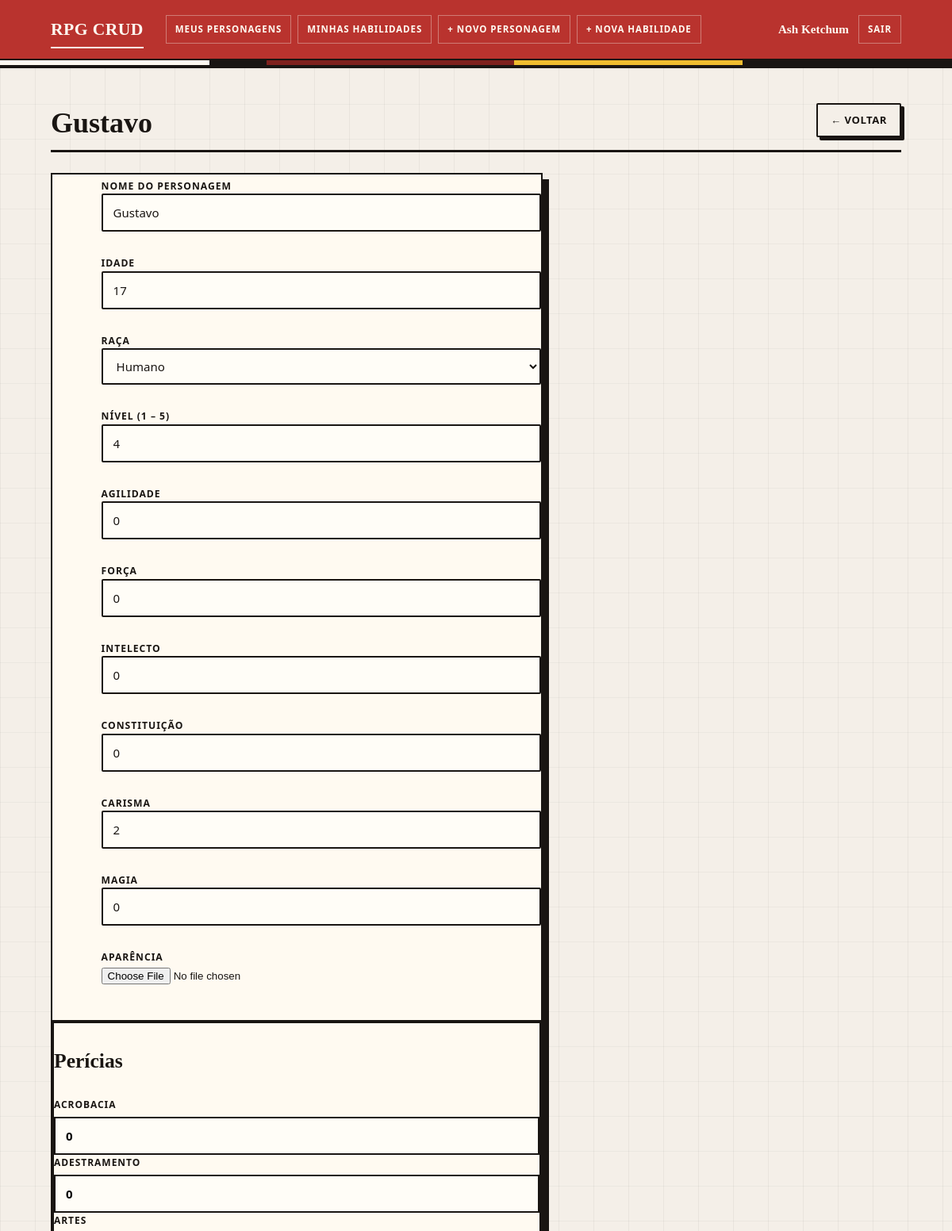
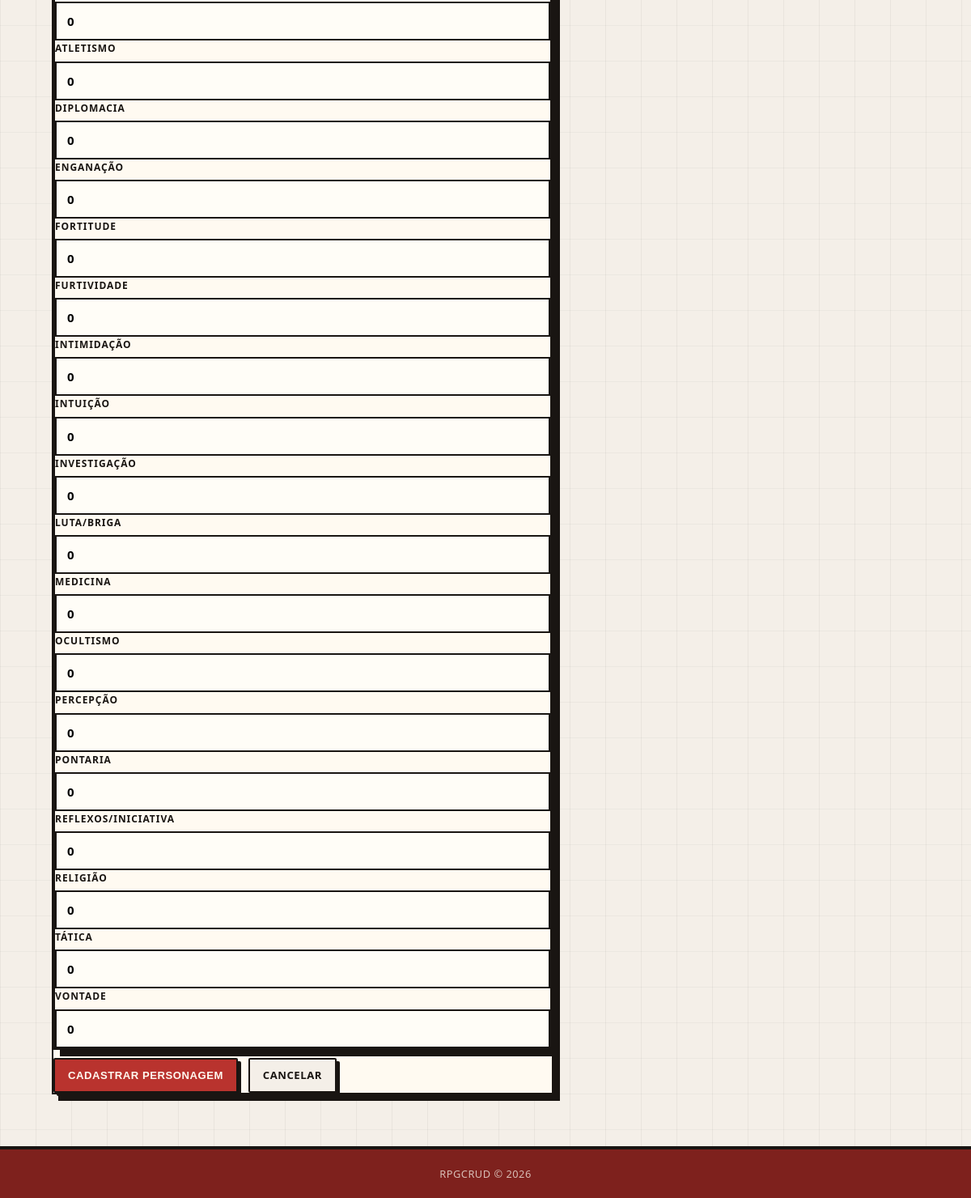
The page /pages/personagem_espiar.php?id=32 (signed in) on the database its author committed (2 pictures, top to bottom).
### tables this page shows
CREATE TABLE `personagem` (
  `id_usuario` int(11) DEFAULT NULL,
  `id` int(11) NOT NULL,
  `nome` varchar(100) NOT NULL,
  `idade` int(11) DEFAULT NULL,
  `raca` varchar(40) NOT NULL,
  `nivel` int(11) NOT NULL,
  `agilidade` int(11) NOT NULL,
  `forca` int(11) NOT NULL,
  `intelecto` int(11) NOT NULL,
  `constituicao` int(11) NOT NULL,
  `carisma` int(11) NOT NULL,
  `magia` int(11) NOT NULL,
  `aparencia` varchar(255) DEFAULT NULL,
  `deletado` tinyint(1) NOT NULL DEFAULT 0
);

### config/database.php (called while the page is built, shortened)
<?php
function getConexao(): PDO {
    $dsn = "mysql:host=" . DB_HOST . ";dbname=" . DB_NAME . ";charset=" . DB_CHARSET;
    $opcoes = [
        PDO::ATTR_ERRMODE            => PDO::ERRMODE_EXCEPTION,
        PDO::ATTR_DEFAULT_FETCH_MODE => PDO::FETCH_ASSOC,
        PDO::ATTR_EMULATE_PREPARES   => false,
    ];
    return new PDO($dsn, DB_USER, DB_PASS, $opcoes);
}

### repository/PersonagemRepository.php (called while the page is built, shortened)
<?php
require_once __DIR__ . '/../config/database.php';
require_once __DIR__ . '/../entity/Personagem.php';
class PersonagemRepository {
    private PDO $pdo;
    public function __construct() {
        $this->pdo = getConexao();
    }
    public function buscarPorId(int $id): ?Personagem {
        $stmt = $this->pdo->prepare('SELECT * FROM personagem WHERE id = :id LIMIT 1');
        $stmt->execute([':id' => $id]);
        $dados = $stmt->fetch();
        if ($dados) {
            return new Personagem($dados);
        }
        return null;
    }
}

### entity/Personagem.php (called while the page is built, shortened)
<?php
class Personagem {
    private string $nome;
    private int    $idade;
    private string $raca;
    private int    $nivel;
    private int    $agilidade;
    private int    $forca;
    private int    $intelecto;
    private int    $constituicao;
    private int    $carisma;
    private int    $magia;
    private string $aparencia;
    public function __construct(array $dados) {
        $this->nome              =        $dados['nome']       ?? '';
        $this->idade             = (int) ($dados['idade']      ?? 0);
        $this->raca              =        $dados['raca'] ?? '';
        $this->nivel             = (int) ($dados['nivel']        ?? 0);
        $this->agilidade         = (int) ($dados['agilidade']       ?? 0);
        $this->forca             = (int) ($dados['forca']       ?? 0);
        $this->intelecto         = (int) ($dados['intelecto']      ?? 0);
        $this->constituicao      = (int) ($dados['constituicao'] ?? 0);
        $this->carisma           = (int) ($dados['carisma']        ?? 0);
        $this->magia             = (int) ($dados['magia']       ?? 0);
        $this->aparencia         =        $dados['aparencia']       ?? '';
    }
    public function getNome():            string { return $this->nome; }
    public function getIdade():           int    { return $this->idade; }
    public function getRaca():            string { return $this->raca; }
    public function getNivel():           int    { return $this->nivel; }
    public function getAgilidade():       int    { return $this->agilidade; }
    public function getForca():           int    { return $this->forca; }
    public function getIntelecto():       int    { return $this->intelecto; }
    public function getConstituicao():    int    { return $this->constituicao; }
    public function getCarisma():         int    { return $this->carisma; }
    public function getMagia():           int    { return $this->magia; }
    public function getAparencia():       string { return $this->aparencia; }
}

### pages/personagem_espiar.php (the view, shortened to what this page needs)
<?php
require_once __DIR__ . '/../repository/PersonagemRepository.php';
$repo = new PersonagemRepository();
$id = 0;
if (isset($_GET['id'])) {
  $id = (int) $_GET['id'];
}
$personagem = null;
if ($id > 0) {
  $personagem = $repo->buscarPorId($id);
}
$nome = '';
$idade = 0;
$raca = '';
$nivel = 1;
$agilidade = 0;
$forca = 0;
$intelecto = 0;
$constituicao = 0;
$carisma = 0;
$magia = 0;
$aparencia = '';
if ($personagem !== null) {
  $nome = $personagem->getNome();
  $idade = $personagem->getIdade();
  $raca = $personagem->getRaca();
  $nivel = $personagem->getNivel();
  $agilidade = $personagem->getAgilidade();
  $forca = $personagem->getForca();
  $intelecto = $personagem->getIntelecto();
  $constituicao = $personagem->getConstituicao();
  $carisma = $personagem->getCarisma();
  $magia = $personagem->getMagia();
  $aparencia = $personagem->getAparencia();
}
$racas = ['Humano', 'Elfo', 'Goblin', 'Anao', 'Lefou', 'Demonio', 'Gnomo', 'Orc', 'Troll', 'Tita'];
$pericias = [
  "Acrobacia" => 0,
  "Adestramento" => 0,
  "Artes" => 0,
  "Atletismo" => 0,
  "Diplomacia" => 0,
  "Enganacao" => 0,
  "Fortitude"=> 0,
  "Furtividade" => 0,
  "Intimidacao" => 0,
  "Intuicao" => 0,
  "Investigacao" => 0,
  "Luta_Briga" => 0,
  "Medicina" => 0,
  "Ocultismo" => 0,
  "Percepcao" => 0,
  "Pontaria" => 0,
  "Reflexos_Iniciativa" => 0,
  "Religiao" => 0,
  "Tatica" => 0,
  "Vontade" => 0
];
require_once __DIR__ . '/../includes/header.php';
?>
<div class="page-header">
  <h2><?= $nome ?></h2>
  <a href="index.php" class="btn btn-ghost">← Voltar</a>
</div>
<div class="form-card">
  <form method="POST" action="personagem_create.php">
    <div class="form-group">
      <label for="nome">Nome do Personagem</label>
      <input
        type="text"
        id="nome"
        name="nome"
        placeholder="Ex: Dragão"
        value="<?= htmlspecialchars($nome) ?>"
        required
      />
    </div>
    <div class="form-group">
      <label for="idade">Idade</label>
      <input
        type="number"
        id="idade"
        name="idade"
        placeholder="Ex: 50"
        value="<?= htmlspecialchars($idade) ?>"
        required
      />
    </div>
    <div class="form-group">
      <label for="raca">Raça</label>
      <select id="raca" name="raca" required>
        <?php foreach ($racas as $r): ?>
          <?php
            $selecionado = '';
            if ($raca === $r) {
                $selecionado = 'selected';
            }
          ?>
          <option value="<?= $r ?>" <?= $selecionado ?>>
            <?= $r ?>
          </option>
        <?php endforeach; ?>
      </select>
    </div>
    <div class="form-group">
      <label for="nivel">Nível (1 – 5)</label>
      <input
        type="number"
        id="nivel"
        name="nivel"
        min="1"
        max="5"
        value="<?= $nivel ?>"
        required
      />
    </div>
    <div class="form-group">
      <label for="agilidade">Agilidade</label>
      <input
        type="number"
        id="agilidade"
        name="agilidade"
        min="0"
        max="5"
        value="<?= $agilidade ?>"
        required
      />
    </div>
    <div class="form-group">
      <label for="forca">Força</label>
      <input
        type="number"
        id="forca"
        name="forca"
        min="0"
        max="5"
        value="<?= $forca ?>"
        required
      />
    </div>
    <div class="form-group">
      <label for="intelecto">Intelecto</label>
      <input
        type="number"
        id="intelecto"
        name="intelecto"
        min="0"
        max="5"
        value="<?= $intelecto ?>"
        required
      />
    </div>
    <div class="form-group">
      <label for="constituicao">Constituição</label>
      <input
        type="number"
        id="constituicao"
        name="constituicao"
        min="0"
        max="5"
        value="<?= $constituicao ?>"
        required
      />
    </div>
    <div class="form-group">
      <label for="carisma">Carisma</label>
      <input
        type="number"
        id="carisma"
        name="carisma"
        min="0"
        max="5"
        value="<?= $carisma ?>"
        required
      />
    </div>
    <div class="form-group">
      <label for="magia">Magia</label>
      <input
        type="number"
        id="magia"
        name="magia"
        min="0"
        max="5"
        value="<?= $magia ?>"
        required
      />
    </div>
    <div class="form-group">
      <label for="aparencia">Aparência</label>
      <input
        type="file"
        id="aparencia"
        name="aparencia"
        value="<?= $aparencia ?>"
      />
    </div>
    <div class="form-pericias">
      <h3>Perícias</h3>
      <div class="div-pericia">
        <label for="acrobacia">Acrobacia</label>
        <input
        type="number"
        id="acrobacia"
        name="acrobacia"
        class="input-pericias"
        min="0"
        max="5"
        value="<?= $pericias["Acrobacia"] ?>"
        required>
      </div>
      <div class="div-pericia">
        <label for="adestramento">Adestramento</label>
        <input
        type="number"
        id="adestramento"
        name="adestramento"
        class="input-pericias"
        min="0"
        max="5"
        value="<?= $pericias["Adestramento"] ?>"
        required>
      </div>
      <div class="div-pericia">
        <label for="artes">Artes</label>
        <input
        type="number"
        id="artes"
        name="artes"
        class="input-pericias"
        min="0"
        max="5"
        value="<?= $pericias["Artes"] ?>"
        required>
      </div>
      <div class="div-pericia">
        <label for="atletismo">Atletismo</label>
        <input
        type="number"
        id="atletismo"
        name="atletismo"
        class="input-pericias"
        min="0"
        max="5"
        value="<?= $pericias["Atletismo"] ?>"
        required>
      </div>
      <div class="div-pericia">
        <label for="diplomacia">Diplomacia</label>
        <input
        type="number"
        id="diplomacia"
        name="diplomacia"
        class="input-pericias"
        min="0"
        max="5"
        value="<?= $pericias["Diplomacia"] ?>"
        required>
      </div>
      <div class="div-pericia">
        <label for="enganacao">Enganação</label>
        <input
        type="number"
        id="enganacao"
        name="enganacao"
        class="input-pericias"
        min="0"
        max="5"
        value="<?= $pericias["Enganacao"] ?>"
        required>
      </div>
      <div class="div-pericia">
        <label for="fortitude">Fortitude</label>
        <input
        type="number"
        id="fortitude"
        name="fortitude"
        class="input-pericias"
        min="0"
        max="5"
        value="<?= $pericias["Fortitude"] ?>"
        required>
      </div>
      <div class="div-pericia">
        <label for="furtividade">Furtividade</label>
        <input
        type="number"
        id="furtividade"
        name="furtividade"
        class="input-pericias"
        min="0"
        max="5"
        value="<?= $pericias["Furtividade"] ?>"
        required>
      </div>
      <div class="div-pericia">
        <label for="intimidacao">Intimidação</label>
        <input
        type="number"
        id="intimidacao"
        name="intimidacao"
        class="input-pericias"
        min="0"
        max="5"
        value="<?= $pericias["Intimidacao"] ?>"
        required>
      </div>
      <div class="div-pericia">
        <label for="intuicao">Intuição</label>
        <input
        type="number"
        id="intuicao"
        name="intuicao"
        class="input-pericias"
        min="0"
        max="5"
        value="<?= $pericias["Intuicao"] ?>"
        required>
      </div>
      <div class="div-pericia">
        <label for="investigacao">Investigação</label>
        <input
        type="number"
        id="investigacao"
        name="investigacao"
        class="input-pericias"
        min="0"
        max="5"
        value="<?= $pericias["Investigacao"] ?>"
        required>
      </div>
      <div class="div-pericia">
        <label for="luta_briga">Luta/Briga</label>
        <input
        type="number"
        id="luta_briga"
        name="luta_briga"
        class="input-pericias"
        min="0"
        max="5"
        value="<?= $pericias["Luta_Briga"] ?>"
        required>
      </div>
      <div class="div-pericia">
        <label for="medicina">Medicina</label>
        <input
        type="number"
        id="medicina"
        name="medicina"
        class="input-pericias"
        min="0"
        max="5"
        value="<?= $pericias["Medicina"] ?>"
        required>
      </div>
      <div class="div-pericia">
        <label for="ocultismo">Ocultismo</label>
        <input
        type="number"
        id="ocultismo"
        name="ocultismo"
        class="input-pericias"
        min="0"
        max="5"
        value="<?= $pericias["Ocultismo"] ?>"
        required>
      </div>
      <div class="div-pericia">
        <label for="percepcao">Percepção</label>
        <input
        type="number"
        id="percepcao"
        name="percepcao"
        class="input-pericias"
        min="0"
        max="5"
        value="<?= $pericias["Percepcao"] ?>"
        required>
      </div>
      <div class="div-pericia">
        <label for="pontaria">Pontaria</label>
        <input
        type="number"
        id="pontaria"
        name="pontaria"
        class="input-pericias"
        min="0"
        max="5"
        value="<?= $pericias["Pontaria"] ?>"
        required>
      </div>
      <div class="div-pericia">
        <label for="reflexos_iniciativa">Reflexos/Iniciativa</label>
        <input
        type="number"
        id="reflexos_iniciativa"
        name="reflexos_iniciativa"
        class="input-pericias"
        min="0"
        max="5"
        value="<?= $pericias["Reflexos_Iniciativa"] ?>"
        required>
      </div>
      <div class="div-pericia">
        <label for="religiao">Religião</label>
        <input
        type="number"
        id="religiao"
        name="religiao"
        class="input-pericias"
        min="0"
        max="5"
        value="<?= $pericias["Religiao"] ?>"
        required>
      </div>
      <div class="div-pericia">
        <label for="tatica">Tática</label>
        <input
        type="number"
        id="tatica"
        name="tatica"
        class="input-pericias"
        min="0"
        max="5"
        value="<?= $pericias["Tatica"] ?>"
        required>
      </div>
      <div class="div-pericia">
        <label for="vontade">Vontade</label>
        <input
        type="number"
        id="vontade"
        name="vontade"
        class="input-pericias"
        min="0"
        max="5"
        value="<?= $pericias["Vontade"] ?>"
        required>
      </div>
    </div>
    <div class="form-actions">
      <button type="submit" class="btn btn-primary">Cadastrar Personagem</button>
      <a href="index.php" class="btn btn-ghost">Cancelar</a>
    </div>
  </form>
</div>
<?php require_once __DIR__ . '/../includes/footer.php'; ?>

### rows shown on the page
personagem: nome "Gustavo", idade "17", nivel "4", agilidade "0", forca "0", intelecto "0", constituicao "0", carisma "2", magia "0"

### other values the page prints
$nomeUser "Ash Ketchum"
form field raca "Humano"
